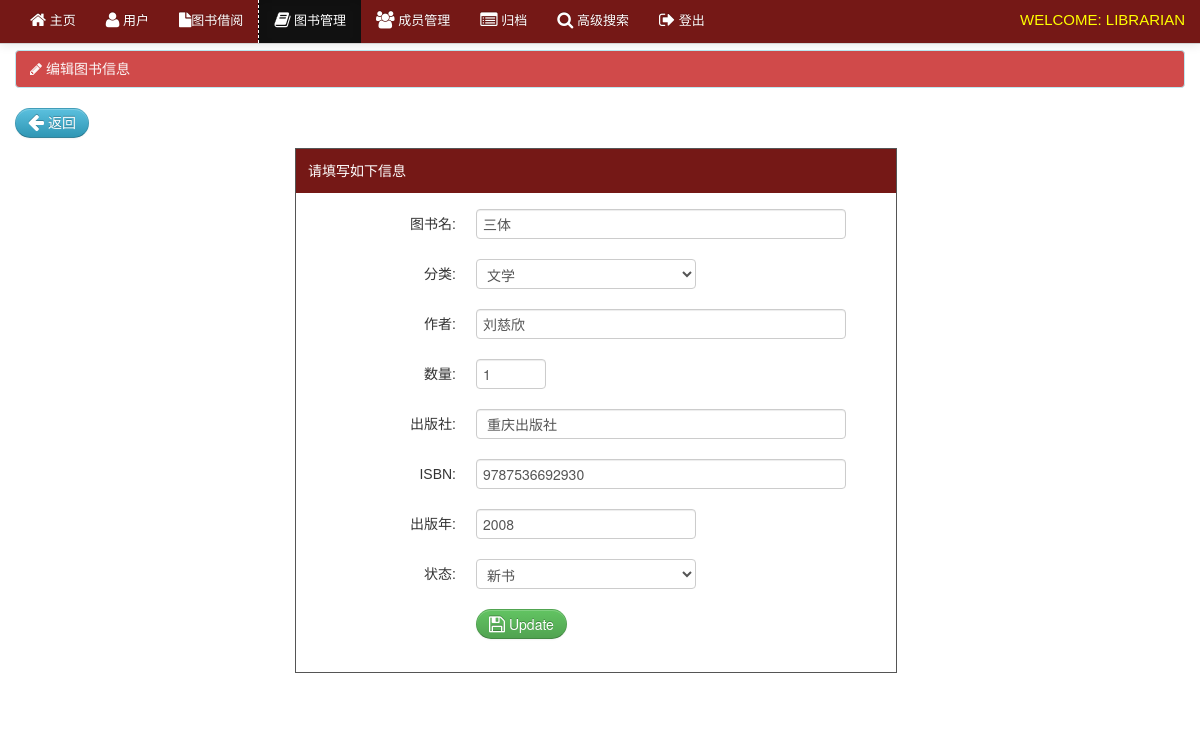
The app's page /librarian/edit_book.php?id=1 (signed in) with its own data.
### tables this page shows
CREATE TABLE IF NOT EXISTS `book` (
  `book_id` int(11) NOT NULL,
  `book_title` varchar(100) NOT NULL,
  `category_id` int(50) NOT NULL,
  `author` varchar(50) NOT NULL,
  `book_copies` int(11) NOT NULL,
  `book_pub` varchar(100) NOT NULL,
  `publisher_name` varchar(100) NOT NULL,
  `isbn` varchar(50) NOT NULL,
  `copyright_year` int(11) NOT NULL,
  `date_receive` varchar(20) NOT NULL,
  `date_added` datetime NOT NULL,
  `status` varchar(30) NOT NULL
);

CREATE TABLE IF NOT EXISTS `category` (
  `category_id` int(11) NOT NULL,
  `classname` varchar(50) DEFAULT NULL
);

### librarian/edit_book.php (the view, shortened to what this page needs)
<?php include('header.php'); ?>
<?php include('navbar_books.php'); ?>
<?php $get_id = $_GET['id']; ?>
<div class="container">
  <div class="margin-top">
    <div class="row">
      <div class="span12">
        <?php
		$query=mysql_query("select * from book LEFT JOIN category on category.category_id  = book.category_id where book_id='$get_id'")or die(mysql_error());
		$row=mysql_fetch_array($query);
		$category_id = $row['category_id'];
		?>
        <div class="alert alert-info">
          <i class="icon-pencil"></i>&nbsp;编辑图书信息</div>
        <p>
          <a class="btn btn-info" href="books.php">
            <i class="icon-arrow-left icon-large"></i>&nbsp;返回</a>
        </p>
        <div class="addstudent">
          <div class="details">请填写如下信息</div>
          <form class="form-horizontal" method="POST" action="update_books.php" enctype="multipart/form-data">
            <div class="control-group">
              <label class="control-label" for="inputEmail">图书名:</label>
              <div class="controls">
                <input type="text" class="span4" id="inputEmail" name="book_title" value="<?php echo $row['book_title']; ?>" placeholder="book_title" required>
              </div>
            </div>
            <div class="control-group">
              <label class="control-label" for="inputPassword">分类:</label>
              <div class="controls">
                <select name="category_id">
                  <option value="<?php echo $category_id; ?>"><?php echo $row['classname']; ?></option>
                </select>
              </div>
            </div>
            <div class="control-group">
              <label class="control-label" for="inputPassword">作者:</label>
              <div class="controls">
                <input type="text" class="span4" id="inputPassword" name="author" value="<?php echo $row['author']; ?>" placeholder="author" required>
              </div>
            </div>
            <div class="control-group">
              <label class="control-label" for="inputPassword">数量:</label>
              <div class="controls">
                <input class="span1" type="text" id="inputPassword" name="book_copies" value="<?php echo $row['book_copies']; ?>" placeholder="book_copies" required>
              </div>
            </div>
            <div class="control-group">
              <label class="control-label" for="inputPassword">出版社:</label>
              <div class="controls">
                <input type="text" class="span4" id="inputPassword" name="publisher_name" value="<?php echo $row['publisher_name']; ?>" placeholder="publisher_name" required>
              </div>
            </div>
            <div class="control-group">
              <label class="control-label" for="inputPassword">ISBN:</label>
              <div class="controls">
                <input type="text" class="span4" id="inputPassword" name="isbn" value="<?php echo $row['isbn']; ?>" placeholder="isbn" required>
              </div>
            </div>
            <div class="control-group">
              <label class="control-label" for="inputPassword">出版年:</label>
              <div class="controls">
                <input type="text" id="inputPassword" name="copyright_year" value="<?php echo $row['copyright_year']; ?>" placeholder="copyright_year" required>
              </div>
            </div>
            <div class="control-group">
              <label class="control-label" for="inputPassword">状态:</label>
              <div class="controls">
                <select name="status">
                  <option><?php echo $row['status']; ?></option>
                </select>
              </div>
            </div>
            <div class="control-group">
              <div class="controls">
                <button name="submit" type="submit" class="btn btn-success">
                  <i class="icon-save icon-large"></i>&nbsp;Update</button>
              </div>
            </div>
          </form>
        </div>
      </div>
    </div>
  </div>
</div>
<?php include('footer.php') ?>

### librarian/css/docs.css (style rules this page uses)
body { font-family:'TR Century Gothic',Helvetica,Arial,sans-serif !important; }
.btn { border-radius: 25px !important; }
.alert { text-shadow: none; }
.addstudent { border: 1px solid #555555; margin-bottom: 50px; margin-left: 280px; padding-bottom: 13px; width: 600px; }
.details { background: none repeat scroll 0 0 #751816; color: #FFFFFF; margin-bottom: 16px; padding: 12px; }
.form-horizontal .control-label { float: left; padding-top: 5px; text-align: right; width: 160px; text-transform:uppercase; }
.margin-top { margin-top:50px; }
body { background: url(../img/grid_noise.png); position: relative; }

### librarian/css/print.css (style rules this page uses)
.btn { display:none; }
.alert { display:none; }
body { font-family:arial; font-size:13px; }

### records on screen
book: book_title "三体", category_id "文学", author "刘慈欣", book_copies "1", publisher_name "重庆出版社", isbn "9787536692930", copyright_year "2008", status "新书"
